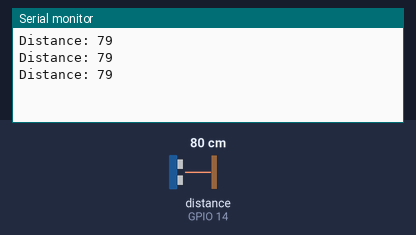
The sketch below on a simulated ESP32. Shown: the last lines printed to the serial monitor. Wiring (inferred from the names in the program): ultrasonic range finder: trigger GPIO 15; echo GPIO 14. Inputs (shaded band) come from the test bench; at power-on: distance to the obstacle (sensor on GPIO 14) 80 cm. The echo pulse lasts 58.3 µs per cm.

Above: at 1.3 s.
1.4 s: distance to the obstacle (sensor on GPIO 14) set to 2 cm
At 1.9 s:
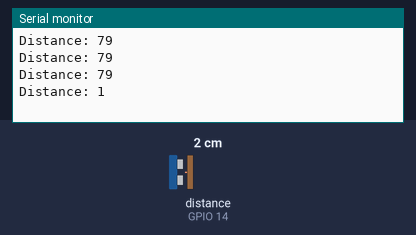
2.9 s: distance to the obstacle (sensor on GPIO 14) set to 4 cm
At 3.4 s:
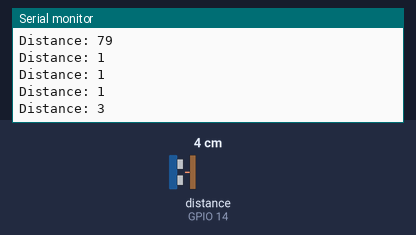
Timing chart, 0 to 5.9 s (numbered marks = the images above; inputs shaded):
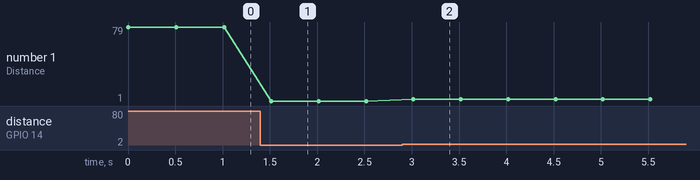

Measured:
- after the input at 1.4 s, the serial monitor: prints a new line after 0.12 s (image 1)
- after the input at 2.9 s, the serial monitor: prints a new line after 0.12 s (image 2)
- plotted number 1: 79 → 1 after the input at 1.4 s, 1 → 3 after the input at 2.9 s

The sketch:

espCAMUltra.ino
```cpp
// ESP32-CAM Ultrasonic Sensor HC-SR04 Distance Measurement

#include <WiFi.h>

// Define the sensor pins
const int trigPin = 15;
const int echoPin = 14;
long duration;
int distance;

void setup() {
  Serial.begin(115200);
  pinMode(trigPin, OUTPUT);
  pinMode(echoPin, INPUT);
}

void loop() {
  // Clear the trigPin by setting it LOW
  digitalWrite(trigPin, LOW);
  delayMicroseconds(2);

  // Set the trigPin on HIGH state for 10 micro seconds
  digitalWrite(trigPin, HIGH);
  delayMicroseconds(10);
  digitalWrite(trigPin, LOW);

  // Read the echoPin, returns the sound wave travel time in microseconds
  duration = pulseIn(echoPin, HIGH);

  // Calculate the distance
  distance = duration * 0.034 / 2;

  // Print the distance on the Serial Monitor
  Serial.print("Distance: ");
  Serial.println(distance);

  delay(500);
}
```
